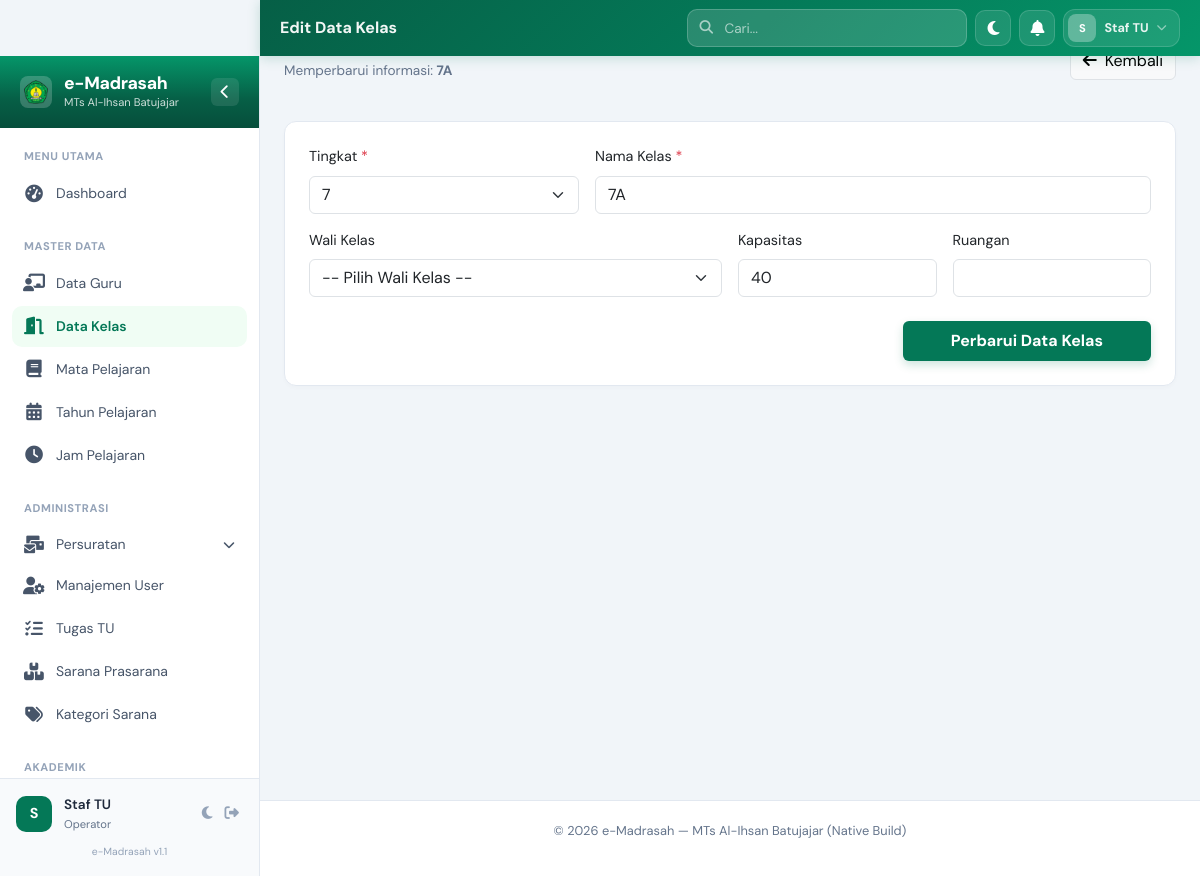
Screenshot of /modules/kelas/edit.php?id=1 (signed in) with the database file from the repository.
### tables this page shows
CREATE TABLE `kelas` (
  `id` bigint unsigned NOT NULL AUTO_INCREMENT,
  `nama_kelas` varchar(255) NOT NULL,
  `tingkat` varchar(255) NOT NULL,
  `guru_pembimbing_id` bigint unsigned DEFAULT NULL,
  `kapasitas` int DEFAULT '40',
  `ruangan` varchar(100) DEFAULT NULL,
  `created_at` timestamp NULL DEFAULT NULL,
  `updated_at` timestamp NULL DEFAULT NULL,
  PRIMARY KEY (`id`),
  KEY `idx_guru_pembimbing` (`guru_pembimbing_id`),
  CONSTRAINT `kelas_ibfk_1` FOREIGN KEY (`guru_pembimbing_id`) REFERENCES `gurus` (`id`) ON DELETE SET NULL
);

### modules/kelas/edit.php (the view, shortened to what this page needs)
<?php
include __DIR__ . '/../../includes/header.php';
$id = isset($_GET['id']) ? (int)$_GET['id'] : 0;
$stmt = $pdo->prepare("SELECT * FROM kelas WHERE id = ?");
$stmt->execute([$id]);
$k = $stmt->fetch();
?>
<div class="page-header mb-4 fade-in">
    <div>
        <h2 class="page-title">Edit Data Kelas</h2>
        <p class="page-subtitle">Memperbarui informasi: <strong><?php echo $k['nama_kelas']; ?></strong></p>
    </div>
    <div>
        <a href="index.php" class="btn btn-light border">
            <i class="fas fa-arrow-left me-2"></i>Kembali
        </a>
    </div>
</div>
<div class="card border-0 shadow-sm p-4 fade-in">
    <form action="update.php" method="POST">
        <div class="row g-3">
            <div class="col-md-4">
                <label class="form-label">Tingkat <span class="text-danger">*</span></label>
                <select name="tingkat" class="form-select" required>
                    <option value="7" <?php echo $k['tingkat'] == 7 ? 'selected' : ''; ?>>7</option>
                </select>
            </div>
            <div class="col-md-8">
                <label class="form-label">Nama Kelas <span class="text-danger">*</span></label>
                <input type="text" name="nama_kelas" class="form-control" required value="<?php echo $k['nama_kelas']; ?>">
            </div>
            <div class="col-md-6">
                <label class="form-label">Wali Kelas</label>
                <select name="guru_pembimbing_id" class="form-select">
                    <option value="">-- Pilih Wali Kelas --</option>
                </select>
            </div>
            <div class="col-md-3">
                <label class="form-label">Kapasitas</label>
                <input type="number" name="kapasitas" class="form-control" value="<?php echo $k['kapasitas']; ?>">
            </div>
            <div class="col-md-3">
                <label class="form-label">Ruangan</label>
                <input type="text" name="ruangan" class="form-control" value="<?php echo $k['ruangan']; ?>">
            </div>
        </div>
        <div class="text-end mt-4">
            <button type="submit" class="btn btn-primary px-5 fw-bold">Perbarui Data Kelas</button>
        </div>
    </form>
</div>
<?php include __DIR__ . '/../../includes/footer.php'; ?>

### assets/css/custom.css (style rules this page uses)
:root { --em-green-950: #022c22; --em-green-900: #064e3b; --em-green-800: #065f46; --em-green-700: #047857; --em-green-600: #059669; --em-green-500: #10b981; --em-green-200: #a7f3d0; --em-green-100: #d1fae5; --em-green-50 : #f0fdf4; --em-gold : #b45309; --em-gold-light: #fef3c7; --em-gray-950: #020617; --em-gray-900: #0f172a; --em-gray-800: #1e293b; --em-gray-700: #334155; --em-gray-600: #475569; --em-gray-500: #64748b; --em-gray-400: #94a3b8; --em-gray-300: #cbd5e1; --em-gray-200: #e2e8f0; --em-gray-100: #f1f5f9; --em-gray-50 : #f8fafc; --em-white : #ffffff; --em-primary : var(--em-green-700); --em-primary-dark : var(--em-green-800); --em-primary-darker : var(--em-green-900); --em-surface : var(--em-white); --em-bg : #f1f5f9; --em-border : #e2e8f0; --em-text : #1e293b; --em-text-muted : #64748b; --em-sidebar-w : 260px; --em-sidebar-collapsed-w: 75px; --em-header-h : 56px; --em-r-md : 10px; --em-r-lg : 14px; --em-r-xl : 20px; --em-r-full: 9999px; --em-ease : cubic-bezier(0.4, 0, 0.2, 1); --em-dur : 250ms; }
body { font-family: 'DM Sans', 'Segoe UI', system-ui, sans-serif; background: var(--em-bg); color: var(--em-text); font-size: 0.9rem; -webkit-font-smoothing: antialiased; overflow-x: hidden; transition: background-color 0.3s ease, color 0.3s ease; }
h1, h2, h3, h4, h5, h6 { font-family: 'Plus Jakarta Sans', sans-serif; font-weight: 700; }
.fade-in { animation: emFadeIn 0.5s ease both; }
.card.fade-in { animation-delay: 0.05s; }
.card:nth-child(2).fade-in { animation-delay: 0.1s; }
.card { border-radius: 12px !important; border: 1px solid var(--em-border) !important; box-shadow: 0 2px 4px rgba(0,0,0,0.02) !important; background: var(--em-white); transition: transform 0.2s, box-shadow 0.2s; }
.btn-primary { background: var(--em-primary); border: none; padding: 8px 20px; font-weight: 600; box-shadow: 0 4px 10px rgba(4, 120, 87, 0.2); }
.fade-in { animation: fadeIn 0.4s ease-out; }
.page-header { display: flex; flex-wrap: wrap; gap: 16px; justify-content: space-between; align-items: center; margin-bottom: 24px; }
.page-title { font-size: 1.5rem; font-weight: 800; color: var(--em-gray-900); }
.page-subtitle { font-size: 0.85rem; color: var(--em-gray-500); }

### rows the page displays
kelas: nama_kelas "7A", tingkat "7", kapasitas "40"

### other values shown
$page_title "Edit Data Kelas"
substr($_SESSION['user_name'] ?? 'A', 0, 1) "S"
$_SESSION['user_name'] "Staf TU"
$_SESSION['user_role'] "Operator"
